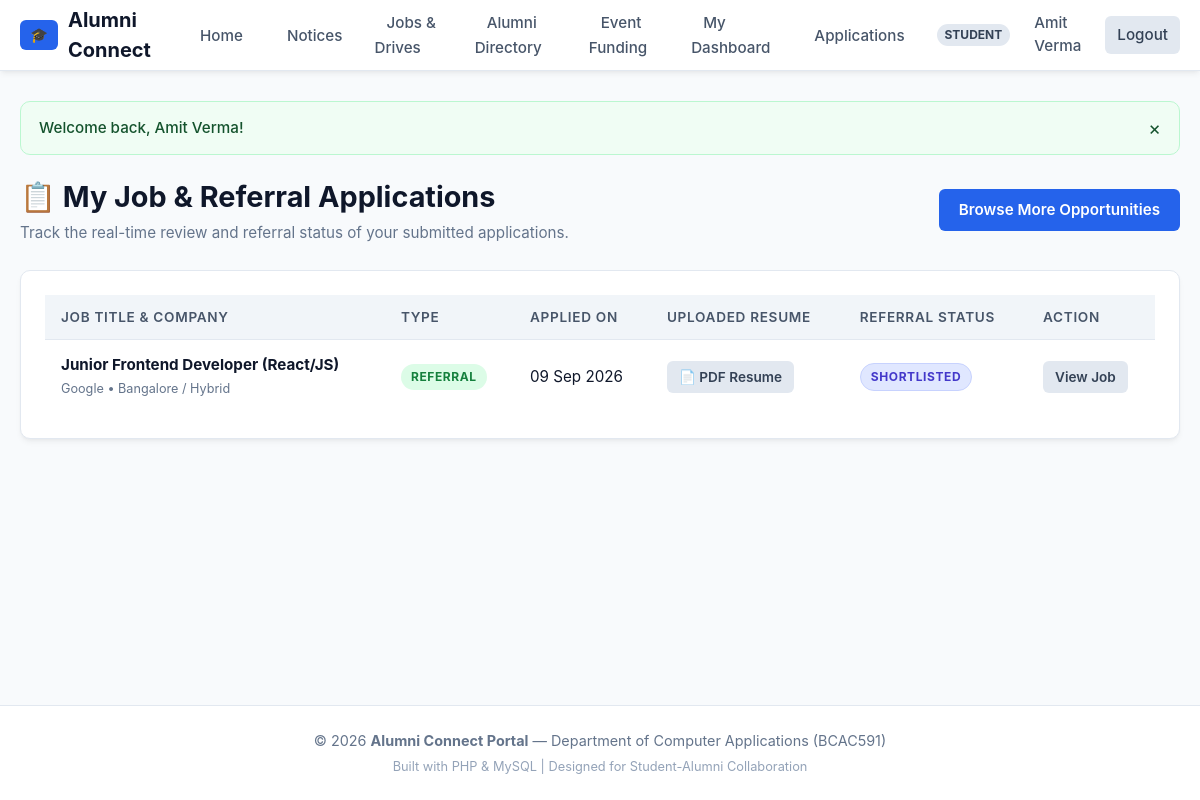
The app's page /my-applications.php (signed in) with its own data.
### tables this page shows
CREATE TABLE `applications` (
    `id` INT AUTO_INCREMENT PRIMARY KEY,
    `job_id` INT NOT NULL,
    `student_id` INT NOT NULL,
    `resume_file` VARCHAR(255) NOT NULL,
    `cover_note` TEXT NULL,
    `status` ENUM('Pending', 'Shortlisted', 'Referred', 'Rejected') DEFAULT 'Pending',
    `applied_at` TIMESTAMP DEFAULT CURRENT_TIMESTAMP,
    CONSTRAINT `fk_app_job` FOREIGN KEY (`job_id`) REFERENCES `jobs` (`id`) ON DELETE CASCADE,
    CONSTRAINT `fk_app_student` FOREIGN KEY (`student_id`) REFERENCES `users` (`id`) ON DELETE CASCADE
);

CREATE TABLE `jobs` (
    `id` INT AUTO_INCREMENT PRIMARY KEY,
    `posted_by` INT NOT NULL,
    `title` VARCHAR(150) NOT NULL,
    `company` VARCHAR(100) NOT NULL,
    `location` VARCHAR(100) NOT NULL,
    `job_type` ENUM('Full-Time', 'Part-Time', 'Internship', 'Referral') NOT NULL DEFAULT 'Full-Time',
    `salary` VARCHAR(50) NULL,
    `description` TEXT NOT NULL,
    `deadline` DATE NOT NULL,
    `created_at` TIMESTAMP DEFAULT CURRENT_TIMESTAMP,
    CONSTRAINT `fk_jobs_posted_by` FOREIGN KEY (`posted_by`) REFERENCES `users` (`id`) ON DELETE CASCADE
);

### my-applications.php (the view, shortened to what this page needs)
<?php
require_once __DIR__ . '/config/db.php';
$student_id = $_SESSION['user_id'];
$apps_stmt = $pdo->prepare("
    SELECT a.*, j.title as job_title, j.company, j.location, j.job_type, j.salary, j.deadline, u.name as poster_name
    FROM applications a
    JOIN jobs j ON a.job_id = j.id
    JOIN users u ON j.posted_by = u.id
    WHERE a.student_id = ?
    ORDER BY a.applied_at DESC
");
$apps_stmt->execute([$student_id]);
$applications = $apps_stmt->fetchAll();
require_once __DIR__ . '/includes/header.php';
?>
<div class="page-header">
    <div>
        <h1>📋 My Job & Referral Applications</h1>
        <p>Track the real-time review and referral status of your submitted applications.</p>
    </div>
    <div>
        <a href="<?= base_url('jobs/job-list.php') ?>" class="btn btn-primary">Browse More Opportunities</a>
    </div>
</div>
<div class="card">
    <?php if (empty($applications)): ?>
        <div style="text-align: center; padding: 40px 20px;">
            <span style="font-size: 3rem;">📭</span>
            <h3 style="margin-top: 10px; color: var(--text);">No Applications Found</h3>
            <p style="color: var(--text-muted); margin-bottom: 20px;">You haven't submitted any job or referral applications yet.</p>
            <a href="<?= base_url('jobs/job-list.php') ?>" class="btn btn-primary">Explore Available Openings</a>
        </div>
    <?php else: ?>
        <div class="table-responsive">
            <table class="table">
                <thead>
                    <tr>
                        <th>Job Title & Company</th>
                        <th>Type</th>
                        <th>Applied On</th>
                        <th>Uploaded Resume</th>
                        <th>Referral Status</th>
                        <th>Action</th>
                    </tr>
                </thead>
                <tbody>
                    <?php foreach ($applications as $app): ?>
                        <tr>
                            <td>
                                <strong><?= e($app['job_title']) ?></strong><br>
                                <small style="color: var(--text-muted);"><?= e($app['company']) ?> &bull; <?= e($app['location']) ?></small>
                            </td>
                            <td>
                                <span class="badge badge-referral"><?= e($app['job_type']) ?></span>
                            </td>
                            <td><?= format_date($app['applied_at']) ?></td>
                            <td>
                                <a href="<?= base_url('uploads/resumes/' . $app['resume_file']) ?>" target="_blank" class="btn btn-sm btn-secondary">
                                    📄 PDF Resume
                                </a>
                            </td>
                            <td>
                                <?php
                                    $badge_class = 'badge-pending';
                                    if ($app['status'] === 'Shortlisted') $badge_class = 'badge-shortlisted';
                                    elseif ($app['status'] === 'Referred') $badge_class = 'badge-referred';
                                    elseif ($app['status'] === 'Rejected') $badge_class = 'badge-rejected';
                                ?>
                                <span class="badge <?= $badge_class ?>"><?= e($app['status']) ?></span>
                            </td>
                            <td>
                                <a href="<?= base_url('jobs/job-view.php?id=' . $app['job_id']) ?>" class="btn btn-sm btn-secondary">View Job</a>
                            </td>
                        </tr>
                    <?php endforeach; ?>
                </tbody>
            </table>
        </div>
    <?php endif; ?>
</div>
<?php require_once __DIR__ . '/includes/footer.php'; ?>

### assets/css/style.css (style rules this page uses)
:root { --primary: #2563eb; --primary-hover: #1d4ed8; --primary-light: #eff6ff; --secondary: #475569; --success: #16a34a; --success-light: #f0fdf4; --warning: #d97706; --warning-light: #fffbeb; --danger: #dc2626; --danger-light: #fef2f2; --bg: #f8fafc; --card-bg: #ffffff; --border: #e2e8f0; --text: #0f172a; --text-muted: #64748b; --radius: 10px; --shadow: 0 4px 6px -1px rgba(0, 0, 0, 0.05), 0 2px 4px -2px rgba(0, 0, 0, 0.05); --shadow-md: 0 10px 15px -3px rgba(0, 0, 0, 0.08), 0 4px 6px -4px rgba(0, 0, 0, 0.04); }
* { margin: 0; padding: 0; box-sizing: border-box; font-family: -apple-system, BlinkMacSystemFont, 'Segoe UI', Roboto, 'Helvetica Neue', Arial, sans-serif; }
body { background-color: var(--bg); color: var(--text); min-height: 100vh; display: flex; flex-direction: column; line-height: 1.5; }
a { color: var(--primary); text-decoration: none; transition: color 0.2s; }
.page-header { display: flex; justify-content: space-between; align-items: center; margin-bottom: 25px; flex-wrap: wrap; gap: 15px; }
.page-header h1 { font-size: 1.8rem; font-weight: 700; color: var(--text); }
.page-header p { color: var(--text-muted); font-size: 0.95rem; margin-top: 4px; }
.card { background: var(--card-bg); border: 1px solid var(--border); border-radius: var(--radius); padding: 24px; box-shadow: var(--shadow); margin-bottom: 24px; }
.btn { display: inline-flex; align-items: center; justify-content: center; gap: 8px; padding: 10px 20px; border-radius: 6px; font-size: 0.95rem; font-weight: 600; border: none; cursor: pointer; transition: all 0.2s; text-decoration: none; }
.btn-primary { background: var(--primary); color: white !important; }
.btn-secondary { background: #e2e8f0; color: #334155 !important; }
.btn-sm { padding: 6px 12px; font-size: 0.85rem; }
.table-responsive { overflow-x: auto; }
.table { width: 100%; border-collapse: collapse; text-align: left; background: white; }
.table th { background: #f1f5f9; padding: 12px 16px; font-weight: 600; font-size: 0.85rem; color: var(--secondary); text-transform: uppercase; letter-spacing: 0.05em; border-bottom: 1px solid var(--border); }
.table td { padding: 14px 16px; border-bottom: 1px solid var(--border); font-size: 0.95rem; vertical-align: middle; }
.table tr:last-child td { border-bottom: none; }
.badge { display: inline-block; padding: 4px 10px; border-radius: 999px; font-size: 0.75rem; font-weight: 700; text-transform: uppercase; letter-spacing: 0.05em; }
.badge-shortlisted { background: #e0e7ff; color: #4338ca; border: 1px solid #c7d2fe; }
.badge-referral { background: #dcfce7; color: #15803d; }

### records on screen
applications: job.title "Junior Frontend Developer (React/JS)", job.company "Google", job.location "Bangalore / Hybrid", job.job_type "REFERRAL", applied_at "09 Sep 2026", status "SHORTLISTED"

### other values on screen
$user['role'] "STUDENT"
$user['name'] "Amit Verma"
$message "Welcome back, Amit Verma!"
